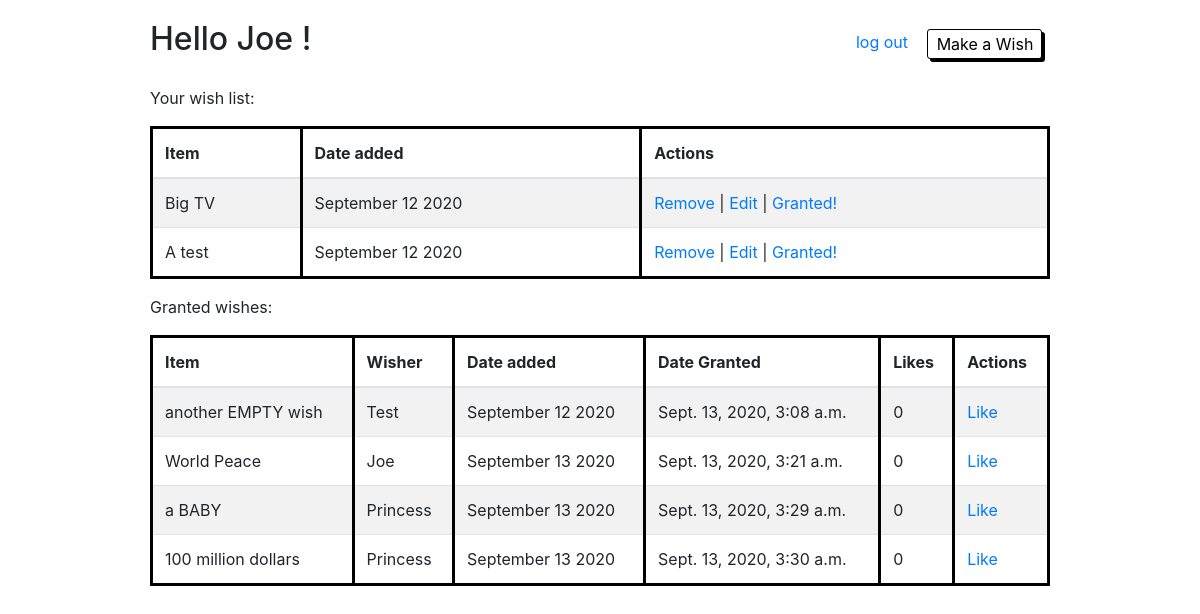
Screenshot of /wishes (signed in) with the database file from the repository.
### wish_app/models.py (models this page shows)
class Users(models.Model):
    first_name = models.CharField(max_length=80)
    last_name = models.CharField(max_length=80)
    email = models.CharField(max_length=255)
    password = models.CharField(max_length=255)
    created_at = models.DateTimeField(auto_now_add=True)
    updated_at = models.DateTimeField(auto_now=True)
    objects = UsersManager()

class Wishes(models.Model):
    wish = models.CharField(max_length=100)
    description = models.CharField(max_length=255)
    wisher = models.ForeignKey(Users, related_name="wishes", on_delete=models.CASCADE)
    granted = models.BooleanField(default=False)
    created_at = models.DateTimeField(auto_now_add=True)
    updated_at = models.DateTimeField(auto_now=True)
    objects = WishesManager()

### wish_app/views.py (the view)
# urls.py: path('wishes', views.wishes),
def wishes(request):
    if 'u_id' not in request.session:
        return redirect('/')
    context = {
        'user': Users.objects.get(id=request.session['u_id']),
        'wish_list': Wishes.objects.filter(wisher=Users.objects.get(id=request.session['u_id'])),
        'granted_list': Wishes.objects.filter(granted=True),
    }
    return render(request, 'home.html', context)

### wish_app/templates/home.html (shortened to what this page needs)
<!DOCTYPE html>
<html lang="en">
<head>
    <link rel="stylesheet" href="https://stackpath.bootstrapcdn.com/bootstrap/4.5.2/css/bootstrap.min.css">
    {% load static %}
    <link rel="stylesheet" href="{% static 'style.css' %}">
    <link rel="stylesheet" href="{% static 'wstyle.css' %}">
</head>
<body>
    <div class="wrapper">
        <div class="header">
            <h2>Hello {{user.first_name}} !</h2>
            <a href="/logout">log out</a>
            <form action="/wishes/new" method="GET"><button type="submit">Make a Wish</button></form>
        </div>
        <p>Your wish list:</p>
        <table class="table table-striped" class="wish_list">
            <thead>
                <tr>
                    <th scope="col">Item</th>
                    <th scope="col">Date added</th>
                    <th scope="col">Actions</th>
                </tr>
            </thead>
            <tbody>
                {% for wish in wish_list %}
                    {% if wish.granted != True %}
                    <tr>
                        <td>{{ wish.wish }}</td>
                        <td>{{ wish.created_at|date:"F d Y" }}</td>
                        <td><a href="/delete_wish/{{wish.id}}">Remove</a> | <a href="/edit/{{wish.id}}">Edit</a> | <a href="/grant/{{wish.id}}"> Granted!</a></td>
                    </tr>
                    {% endif %}
                {% endfor %}
            </tbody>
        </table>
        <p>Granted wishes:</p>
        <table class="table table-striped" class="granted_list">
            <thead>
                <tr>
                    <th scope="col">Item</th>
                    <th scope="col">Wisher</th>
                    <th scope="col">Date added</th>
                    <th scope="col">Date Granted</th>
                    <th scope="col">Likes</th>
                    <th scope="col">Actions</th>
                </tr>
            </thead>
            <tbody>
                {% for granted in granted_list %}
                <tr>
                    <td>{{ granted.wish }}</td>
                    <td>{{ granted.wisher.first_name }}</td>
                    <td>{{ granted.created_at|date:"F d Y" }}</td>
                    <td>{{ granted.updated_at }}</td>
                    <td>0</td>
                    <td><a href="">Like</a></td>
                </tr>
                {% endfor %}
            </tbody>
        </table>
    </div>
</body>
</html>

### wish_app/static/style.css (style rules this page uses)
* { margin: 0; padding: 0; }
.wrapper { width: 900px; margin: auto; }
button { width: 80px; height: 30px; background-color: white; color: black; border: 1px solid black; box-shadow: 3px 3px black; border-radius: 3px; margin-left: 71%; }

### wish_app/static/wstyle.css (style rules this page uses)
.header { width: 900px; margin: 20px 0 20px 0; }
h2 { display: inline-block; }
.header a { display: inline-block; vertical-align: top; margin: 10px 15px 0 60%; }
.header form { display: inline-block; }
.header button { width: 115px; display: inline-block; margin: 0 0 0 0; }
table { border-collapse: collapse; border: 3px solid black; }
th, td { border-right: 3px solid black;; }

### rows the page displays
Users: first_name "Joe"
Wishes: wish "Big TV", created_at "September 12 2020"
Wishes: wish "A test", created_at "September 12 2020"
Wishes: wish "another EMPTY wish", wisher.first_name "Test", created_at "September 12 2020", updated_at "Sept. 13, 2020, 3:08 a.m."
Wishes: wish "World Peace", wisher.first_name "Joe", created_at "September 13 2020", updated_at "Sept. 13, 2020, 3:21 a.m."
Wishes: wish "a BABY", wisher.first_name "Princess", created_at "September 13 2020", updated_at "Sept. 13, 2020, 3:29 a.m."
Wishes: wish "100 million dollars", wisher.first_name "Princess", created_at "September 13 2020", updated_at "Sept. 13, 2020, 3:30 a.m."
